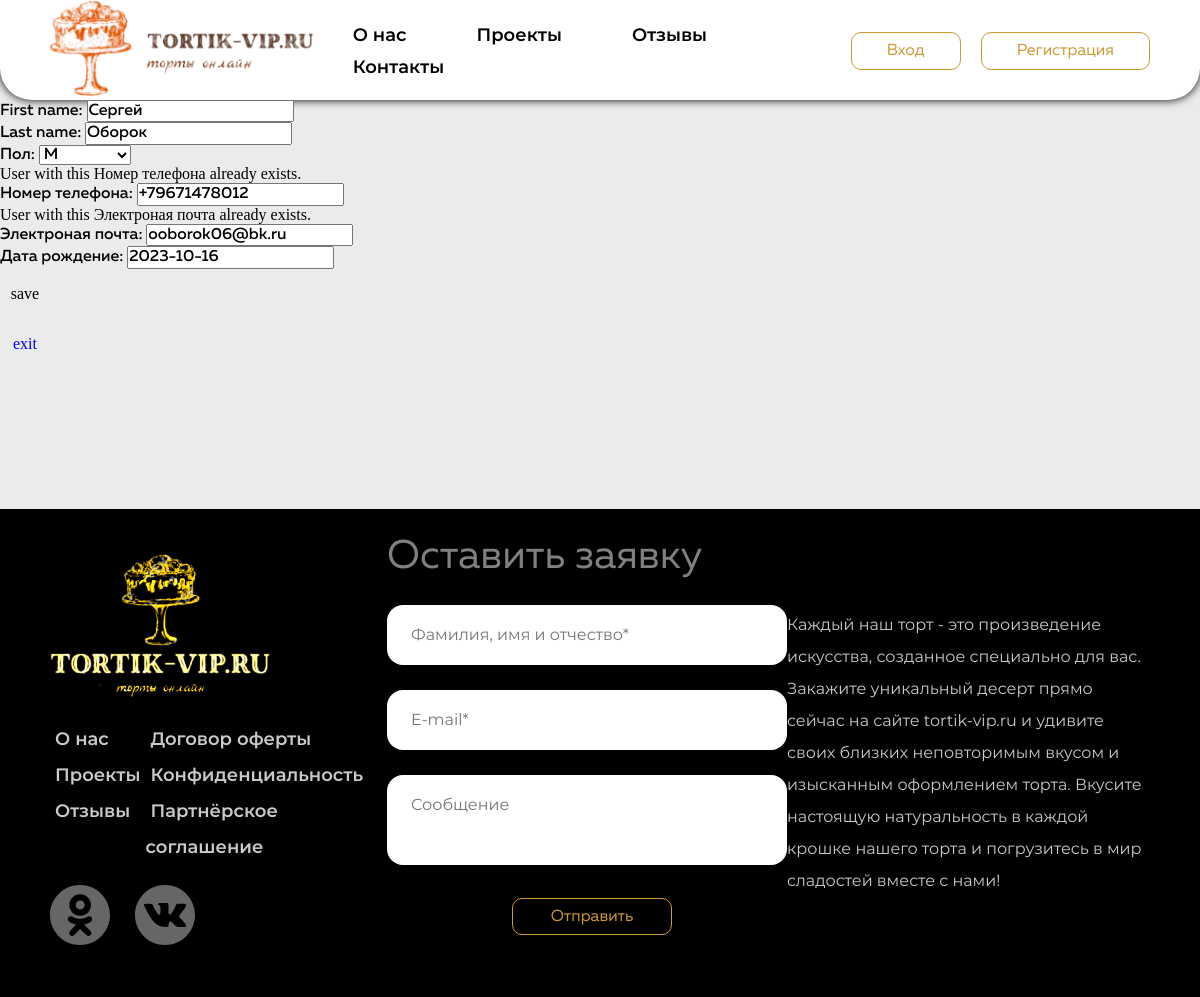
The app's page /profile/edit/1/ with its own data.
### authapp/models.py (models this page shows)
class User(AbstractUser):
    MALE = 'M'
    FEMALE = 'W'
    GENDER_CHOICES = (
        (MALE,'М'),
        (FEMALE,'Ж'),
    )
    phone = PhoneNumberField(unique=True, blank=True, verbose_name="Номер телефона")
    email = models.EmailField(unique=True, blank=True, verbose_name="Электроная почта")
    gender = models.CharField(verbose_name='пол',choices=GENDER_CHOICES,blank=True,max_length=2)
    date_of_birth = models.DateField(blank=True, null=True, verbose_name="Дата рождение")

### profileapp/views.py (the view, shortened to what this page needs)
# urls.py: path("edit/<int:pk>/", profile_edit, name="profile_edit"),
def profile_edit(request, pk):
    user_up = User.objects.get(id=pk)
    data = {
        "first_name": user_up.first_name,
        "last_name": user_up.last_name,
        "date_of_birth": user_up.date_of_birth,
        "gender": user_up.gender,
        "phone": user_up.phone,
        "email": user_up.email
    }
    context = {
        "title": "Админка | Изменение",
        "form": ProfileForm(data)
    }
    return render(request,"profileapp/profile_edit.html",context)

### profileapp/forms.py
class ProfileForm(forms.ModelForm):
    class Meta:
        model = User
        fields = ("first_name", "last_name", "gender", "phone", "email", "date_of_birth")

### profileapp/templates/profileapp/profile_edit.html (shortened to what this page needs)
{% extends 'mainapp/base.html' %}
{% load static %}
{% block content %}
    <form action="{% url 'profileapp:profile_edit' user.id %}" method="post" enctype="multipart/form-data">
        {{ form.as_p }}
        <button type="submit" class="btn">save</button>
    </form>
    <button class="btn"><a href="{% url 'profileapp:profile_list' %}">exit</a></button>
{% endblock %}

### static/style/style.css (style rules this page uses)
a { text-decoration: none; }
body { background-color: #ebebeb; }

### static/style/main.css (style rules this page uses)
* { margin: 0; padding: 0; box-sizing: border-box; }
body { min-width: 320px; }
p { font-family: 'MullerMedium'; font-weight: 400; font-size: 16px; font-style: normal; font-weight: normal; }

### static/style/varialdes.css (style rules this page uses)
:root { --section-gap: 140px; --white: #FFFFFF; --blue: #00aaff; --black: #000000; --dark: #414141; --dark-light: #666666; --dark-opacity: rgba(0, 0, 0, 0.5); --gray: #CACACA; --orange: #FF9900; --orenge-hover: #FFB84D; --orange-active: #E1670E; --green: #028e15; --white-green:#47bd51; --gold-x: #f7f5f0; --gold-color: #CC9933; --light-gold: #F0BF5F; --brown-cold: #A47312; --dark-brown:#7f590e; --light-brown: #FFCC66; --white-white: #dfdbdb; --white-gray: #666; --gray-gray: #919191; --grey-color: #999; --light-black: #333; }

### static/style/componets/questions.css (style rules this page uses)
.btn { padding: 0; background-color: transparent; border: 0; width: 50px; height: 50px; cursor: pointer; }
:root { --width-plus: calc(60% + 1px); }

### records on screen
User: first_name "Сергей", last_name "Оборок", gender "М", phone "+79671478012", email "ooborok06@bk.ru", date_of_birth "2023-10-16"
